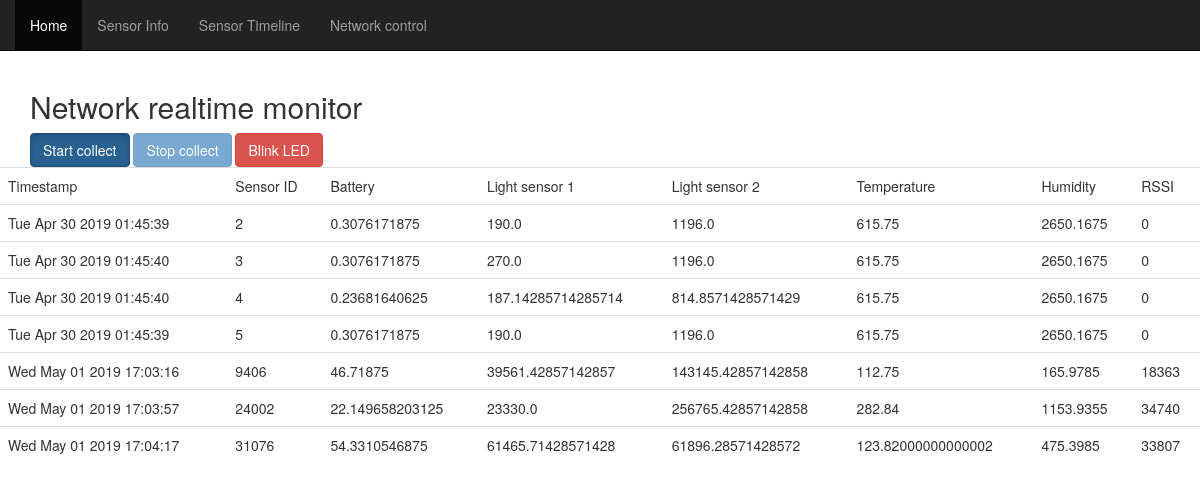
/sensor, run on an earlier commit of the app's database.
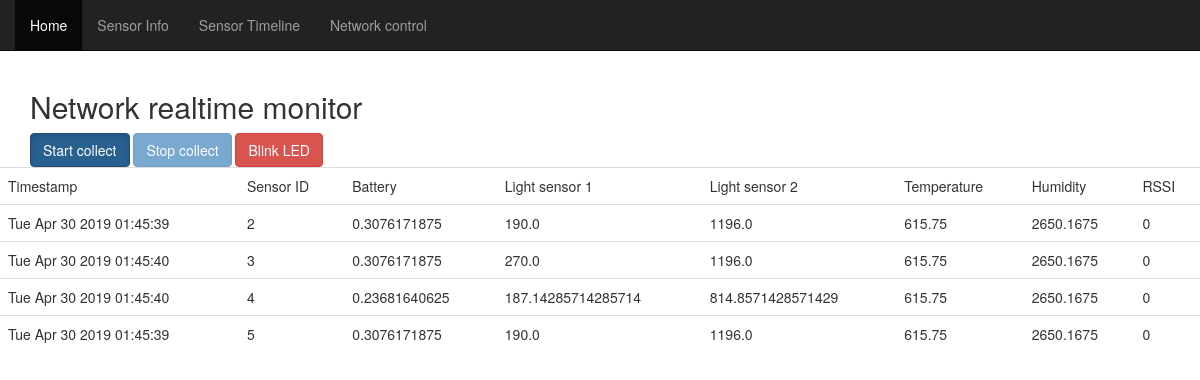
And on a later commit of the database.
### app/models.py (models this page shows, shortened)
class Sensor(db.Model):
    created_date = db.Column(db.DateTime, default=datetime.datetime.utcnow, primary_key=True)
    data_len = db.Column(db.Integer)
    timestamp1 = db.Column(db.Integer)
    timestamp2 = db.Column(db.Integer)
    timesynctimestamp = db.Column(db.Integer)
    node_id = db.Column(db.Integer)
    seqno = db.Column(db.Integer)
    hops = db.Column(db.Integer)
    latency = db.Column(db.Integer)
    data_len2 = db.Column(db.Integer)
    clock = db.Column(db.Integer)
    timesynchtime = db.Column(db.Integer)
    time_cpu = db.Column(db.Integer)
    time_lpm = db.Column(db.Integer)
    time_transmit = db.Column(db.Integer)
    time_listen = db.Column(db.Integer)
    best_neighbor = db.Column(db.Integer)
    best_neighbor_etx = db.Column(db.Integer)
    rtmetric = db.Column(db.Integer)
    num_neighbors = db.Column(db.Integer)
    beacon_interval = db.Column(db.Integer)
    battery_voltage = db.Column(db.Integer)
    battery_indicator = db.Column(db.Integer)
    light1 = db.Column(db.Integer)
    light2 = db.Column(db.Integer)
    temperature = db.Column(db.Integer)
    humidity = db.Column(db.Integer)
    rssi = db.Column(db.Integer)
    TICKS_PER_SECOND= 4096
    VOLTAGE= 3
    POWER_CPU= 1.800 * VOLTAGE;
    POWER_LPM= 0.0545 * VOLTAGE;
    POWER_TRANSMIT= 17.7 * VOLTAGE;
    POWER_LISTEN= 20.0 * VOLTAGE;
    def to_dict(self):
        data = {
            'node_id': self.node_id,
            'battery_voltage' : self.battery_voltage * 2 * 2.5 / 4096.0,
            'light1': 10.0 * self.light1 / 7.0,
            'light2': 46.0 * self.light2 / 7.0,
            'temperature': -39.6 + 0.01 * self.temperature,
            'humidity': -4.0 + 405.0 * self.humidity / 10000,
            'latency': self.latency / 32678.0,
            'rssi': self.rssi,
            'best_neighbor': self.best_neighbor if self.best_neighbor > 0 else None,
            'best_neighbor_etx': self.best_neighbor_etx / 8.0,
            'cpu_power': (self.time_cpu * self.POWER_CPU) / (self.time_cpu + self.time_lpm),
            'lpm_power': (self.time_lpm * self.POWER_LPM) / (self.time_cpu + self.time_lpm),
            'listen_power': (self.time_listen * self.POWER_LISTEN) / (self.time_cpu + self.time_lpm),
            'tranx_power': (self.time_transmit * self.POWER_TRANSMIT) / (self.time_cpu* self.time_lpm),
            'average_power': (self.time_cpu * self.POWER_CPU + self.time_lpm * \
                    self.POWER_LPM + self.time_listen * self.POWER_LISTEN +\
                    self.time_transmit * self.POWER_TRANSMIT) / (self.time_cpu + self.time_lpm),
            'power_time': 1000 * (self.time_cpu + self.time_lpm) / self.TICKS_PER_SECOND,
            'sys_time': self.created_date,
            'node_time': ((self.timestamp1 << 16) + self.timestamp2) * 1000
        }
        return data

### app/routes/routes.py (the view)
@app.route('/sensor')
def sensor_info():
    records = Sensor.query.group_by('node_id')
    sensor_data = []
    for record in records:
        record = record.to_dict()
        sensor_data.append({
            'node_id':  record['node_id'], \
            'battery_voltage':  record['battery_voltage'], \
            'light1':   record['light1'], \
            'light2':   record['light2'], \
            'temperature':  record['temperature'], \
            'humidity': record['humidity'], \
            'rssi': record['rssi'], \
            'timestamp': record['sys_time'].strftime("%z %a %b %d %Y %H:%M:%S")
            })
    print("[DEBUG]sensors data: {}".format(sensor_data))
    return render_template('sensor.htm', sensors=sensor_data)

### app/templates/sensor.htm (shortened to what this page needs)
{% extends "base.htm" %}
{% block content %}
	<div class="container">
		<h2>Network realtime monitor</h2>
		<button type="button" class="btn btn-primary active" id="start">Start collect</button>
		<button type="button" class="btn btn-primary" disabled id="stop">Stop collect</button>
		<button type="button" class="btn btn-danger" id="blink">Blink LED</button>
	</div>
 	<table id="sensors_table" style="width:100%" class="table table-responsive">
  <tr>
		<td>Timestamp</td>
    <td>Sensor ID</td>
    <td>Battery</td>
    <td>Light sensor 1</td>
    <td>Light sensor 2</td>
    <td>Temperature</td>
    <td>Humidity</td>
    <td>RSSI</td>
  </tr>
	{% for sensor in sensors %}
	<tr>
			<td id="timestamp">{{ sensor.timestamp }}</td>
			<td id="node_id">{{ sensor.node_id }}</td>
			<td id="battery_voltage">{{ sensor.battery_voltage }}</td>
			<td id="light1">{{ sensor.light1 }}</td>
			<td id="light2">{{ sensor.light2 }}</td>
			<td id="temperature">{{ sensor.temperature }}</td>
			<td id="humidity">{{ sensor.humidity }}</td>
			<td id="rssi">{{ sensor.rssi }}</td>
	</tr>
  {% endfor %}
  </table>
{% endblock %}

### app/templates/base.htm (shortened to what this page needs)
{% extends 'bootstrap/base.html' %}
{% block head %}
	{{super()}}
	<link rel="stylesheet" href="{{ url_for('static', filename='style.css') }}">
{% endblock %}
{% block navbar %}
<nav class="navbar navbar-inverse navbar-fixed-top">
  <div class="container-fluid">
	<div class="collapse navbar-collapse navbar-left" id="myNavbar">
    <ul class="nav navbar-nav">
		<li class="active"><a href="{{ url_for('index') }}">Home</a></li>
		<li><a href="{{ url_for('sensor_info') }}">Sensor Info</a></li>
		<li><a href="{{ url_for('sensor_timeline') }}">Sensor Timeline</a></li>
      	<li><a href="{{ url_for('sensor_control') }}">Network control</a></li>
    </ul>
	</div>
  </div>
</nav>
{% endblock %}

### app/static/style.css (style rules this page uses)
body { padding-top: 70px; }

What changed in the data, as far as the page shows it:
removed Sensor: timestamp "Wed May 01 2019 17:03:16", node_id "9406", battery_voltage "46.71875", light1 "39561.42857142857", light2 "143145.42857142858", temperature "112.75", humidity "165.9785", rssi "18363"
removed Sensor: timestamp "Wed May 01 2019 17:03:57", node_id "24002", battery_voltage "22.149658203125", light1 "23330.0", light2 "256765.42857142858", temperature "282.84", humidity "1153.9355", rssi "34740"
removed Sensor: timestamp "Wed May 01 2019 17:04:17", node_id "31076", battery_voltage "54.3310546875", light1 "61465.71428571428", light2 "61896.28571428572", temperature "123.82000000000002", humidity "475.3985", rssi "33807"
